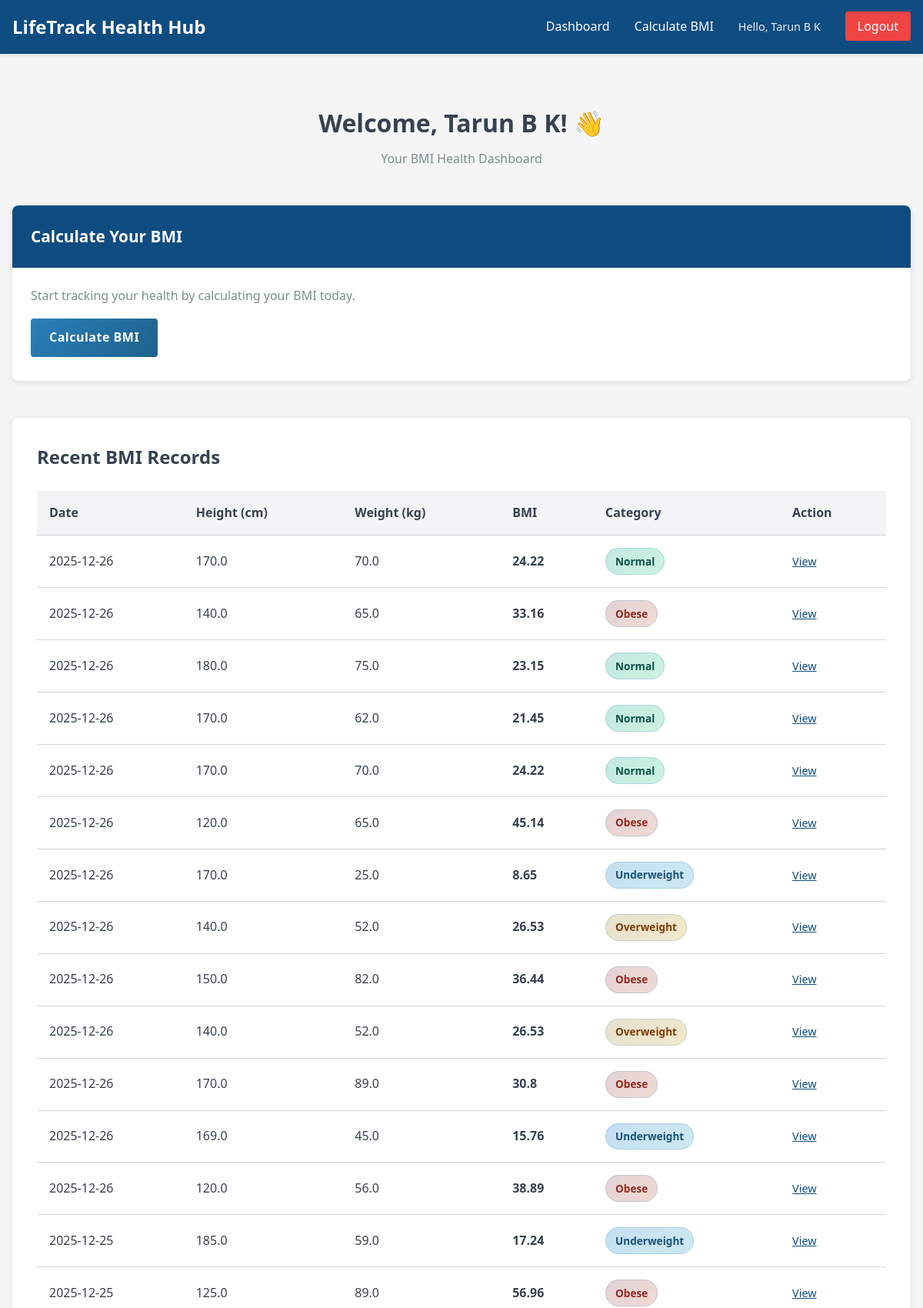
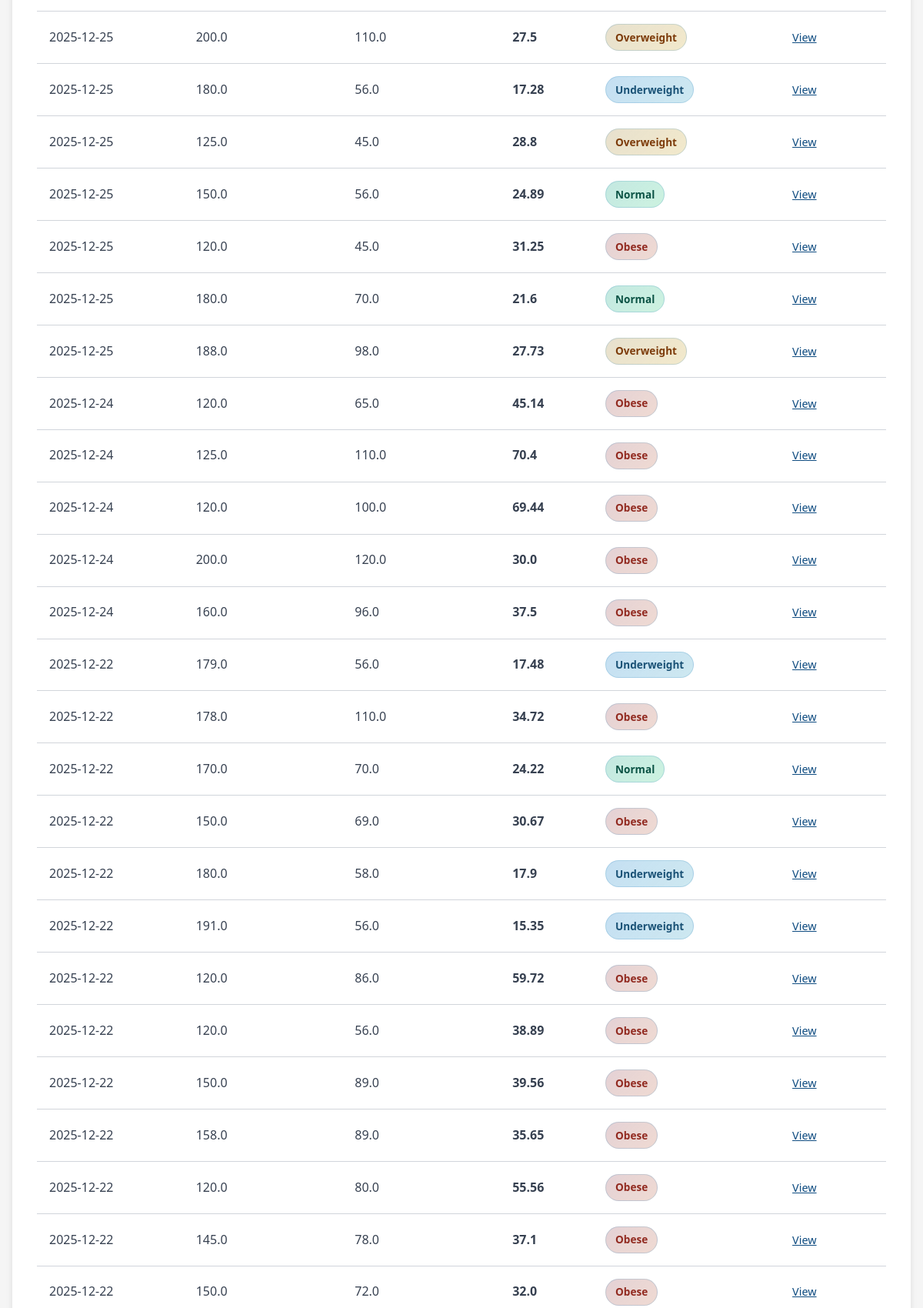
The app's page /dashboard (signed in, upper part) with its own data (2 pictures, top to bottom).
### tables this page shows
CREATE TABLE bmi_records (
            id INTEGER PRIMARY KEY AUTOINCREMENT,
            patient_id INTEGER NOT NULL,
            height REAL NOT NULL,
            weight REAL NOT NULL,
            bmi REAL NOT NULL,
            category TEXT NOT NULL,
            date TIMESTAMP DEFAULT CURRENT_TIMESTAMP, age INTEGER, gender TEXT,
            FOREIGN KEY (patient_id) REFERENCES users(id)
        );

### app.py (the view)
@app.route('/dashboard')
@login_required
def dashboard():
    db = get_db()
    cursor = db.cursor()
    cursor.execute(
        "SELECT * FROM bmi_records WHERE patient_id = ? AND date >= date('now', '-3 months') ORDER BY date DESC",
        (session['user_id'],)
    )
    records = cursor.fetchall()
    db.close()
    return render_template('dashboard.html', records=records)

### app.py (called while the page is built)
def get_db():
    db = sqlite3.connect(DATABASE)
    db.row_factory = sqlite3.Row
    return db

def login_required(f):
    @wraps(f)
    def decorated_function(*args, **kwargs):
        if 'user_id' not in session:
            return redirect(url_for('login'))
        return f(*args, **kwargs)
    return decorated_function

### templates/dashboard.html (shortened to what this page needs)
{% extends "base.html" %}
{% block content %}
<div class="dashboard-container">
    <div class="dashboard-header">
        <h1>Welcome, {{ session.get('user_name') }}! 👋</h1>
        <p>Your BMI Health Dashboard</p>
    </div>
    <div class="dashboard-grid">
        <div class="dashboard-card">
            <div class="card-header">
                <h2>Calculate Your BMI</h2>
            </div>
            <div class="card-body">
                <p>Start tracking your health by calculating your BMI today.</p>
                <a href="{{ url_for('bmi_calculator') }}" class="btn btn-primary">
                    Calculate BMI
                </a>
            </div>
        </div>
    </div>
    {% if records %}
    <div class="records-section">
        <h2>Recent BMI Records</h2>
        <div class="records-table">
            <table>
                <thead>
                    <tr>
                        <th>Date</th>
                        <th>Height (cm)</th>
                        <th>Weight (kg)</th>
                        <th>BMI</th>
                        <th>Category</th>
                        <th>Action</th>
                    </tr>
                </thead>
                <tbody>
                    {% for record in records %}
                    <tr>
                        <td>{{ record['date'][:10] }}</td>
                        <td>{{ record['height'] }}</td>
                        <td>{{ record['weight'] }}</td>
                        <td><strong>{{ record['bmi'] }}</strong></td>
                        <td>
                            <span class="badge badge-{{ record['category'].lower().replace(' ', '-') }}">
                                {{ record['category'] }}
                            </span>
                        </td>
                        <td>
                            <a href="{{ url_for('result', record_id=record['id']) }}" class="btn-link">View</a>
                        </td>
                    </tr>
                    {% endfor %}
                </tbody>
            </table>
        </div>
    </div>
    {% else %}
    <div class="no-records">
        <p>No BMI records yet. Start by calculating your BMI!</p>
    </div>
    {% endif %}
</div>
{% endblock %}

### static/css/style.css (style rules this page uses)
* { margin: 0; padding: 0; box-sizing: border-box; }
:root { --primary-color: #0F4C81; --secondary-color: #1BA098; --danger-color: #EF4444; --warning-color: #F59E0B; --info-color: #3B82F6; --light-gray: #F3F4F6; --dark-gray: #1F2937; --text-color: #374151; --border-color: #D1D5DB; --success-color: #10B981; --error-color: #EF4444; }
html, body { height: 100%; }
body { font-family: 'Segoe UI', Tahoma, Geneva, Verdana, sans-serif; line-height: 1.6; color: var(--text-color); background-color: #f5f5f5; }
a { text-decoration: none; color: var(--primary-color); transition: color 0.3s ease; }
.btn { padding: 0.75rem 1.5rem; border: none; border-radius: 4px; font-size: 1rem; cursor: pointer; transition: all 0.3s ease; display: inline-block; text-align: center; font-weight: 600; }
.btn-primary { background: linear-gradient(135deg, #2980b9 0%, #1f618d 100%); color: white; font-weight: 600; letter-spacing: 0.5px; position: relative; overflow: hidden; }
.btn-primary::before { content: ''; position: absolute; top: 0; left: -100%; width: 100%; height: 100%; background: linear-gradient(90deg, transparent, rgba(255, 255, 255, 0.2), transparent); transition: left 0.5s; }
.btn-link { background: none; border: none; cursor: pointer; color: var(--primary-color); padding: 0; text-decoration: underline; font-size: 0.9rem; }
.badge { background: linear-gradient(135deg, rgba(41, 128, 185, 0.1) 0%, rgba(46, 204, 113, 0.05) 100%); border: 1px solid rgba(41, 128, 185, 0.2); padding: 0.5rem 1rem; border-radius: 20px; font-size: 0.85rem; color: #1a4d6d; font-weight: 600; transition: all 0.3s ease; }
.dashboard-container { padding: 2rem 0; }
.dashboard-header { text-align: center; margin-bottom: 3rem; }
.dashboard-header h1 { font-size: 2rem; margin-bottom: 0.5rem; }
.dashboard-header p { color: #7f8c8d; }
.dashboard-grid { display: grid; grid-template-columns: repeat(auto-fit, minmax(300px, 1fr)); gap: 2rem; margin-bottom: 3rem; }
.dashboard-card { background: white; border-radius: 8px; box-shadow: 0 2px 8px rgba(0,0,0,0.1); overflow: hidden; transition: transform 0.3s ease, box-shadow 0.3s ease; }
.card-header { background-color: var(--primary-color); color: white; padding: 1.5rem; }
.card-header h2 { font-size: 1.3rem; margin: 0; }
.card-body { padding: 1.5rem; }
.card-body p { color: #7f8c8d; margin-bottom: 1rem; }
.records-section { background: white; border-radius: 8px; box-shadow: 0 2px 8px rgba(0,0,0,0.1); padding: 2rem; margin-top: 2rem; }
.records-section h2 { margin-bottom: 1.5rem; color: var(--text-color); }
.records-table { overflow-x: auto; }
table { width: 100%; border-collapse: collapse; }
table thead { background-color: var(--light-gray); }
table th, table td { padding: 1rem; text-align: left; border-bottom: 1px solid var(--border-color); }
table th { font-weight: 600; color: var(--text-color); }
.badge { display: inline-block; padding: 0.35rem 0.75rem; border-radius: 20px; font-size: 0.85rem; font-weight: 600; }
.badge-underweight { background-color: #d6eaf8; color: #1a5276; }
.badge-normal { background-color: #d5f4e6; color: #0b5345; }
.badge-overweight { background-color: #fdebd0; color: #7d3c0b; }
.badge-obese { background-color: #fadbd8; color: #922b21; }

### records on screen
bmi_records: date "2025-12-26", height "170.0", weight "70.0", bmi "24.22", category "Normal"
bmi_records: date "2025-12-26", height "140.0", weight "65.0", bmi "33.16", category "Obese"
bmi_records: date "2025-12-26", height "180.0", weight "75.0", bmi "23.15", category "Normal"
bmi_records: date "2025-12-26", height "170.0", weight "62.0", bmi "21.45", category "Normal"
bmi_records: date "2025-12-26", height "170.0", weight "70.0", bmi "24.22", category "Normal"
bmi_records: date "2025-12-26", height "120.0", weight "65.0", bmi "45.14", category "Obese"
bmi_records: date "2025-12-26", height "170.0", weight "25.0", bmi "8.65", category "Underweight"
bmi_records: date "2025-12-26", height "140.0", weight "52.0", bmi "26.53", category "Overweight"
bmi_records: date "2025-12-26", height "150.0", weight "82.0", bmi "36.44", category "Obese"
bmi_records: date "2025-12-26", height "140.0", weight "52.0", bmi "26.53", category "Overweight"
bmi_records: date "2025-12-26", height "170.0", weight "89.0", bmi "30.8", category "Obese"
bmi_records: date "2025-12-26", height "169.0", weight "45.0", bmi "15.76", category "Underweight"
bmi_records: date "2025-12-26", height "120.0", weight "56.0", bmi "38.89", category "Obese"
bmi_records: date "2025-12-25", height "185.0", weight "59.0", bmi "17.24", category "Underweight"
bmi_records: date "2025-12-25", height "125.0", weight "89.0", bmi "56.96", category "Obese"
bmi_records: date "2025-12-25", height "200.0", weight "110.0", bmi "27.5", category "Overweight"
bmi_records: date "2025-12-25", height "180.0", weight "56.0", bmi "17.28", category "Underweight"
bmi_records: date "2025-12-25", height "125.0", weight "45.0", bmi "28.8", category "Overweight"
bmi_records: date "2025-12-25", height "150.0", weight "56.0", bmi "24.89", category "Normal"
bmi_records: date "2025-12-25", height "120.0", weight "45.0", bmi "31.25", category "Obese"
bmi_records: date "2025-12-25", height "180.0", weight "70.0", bmi "21.6", category "Normal"
bmi_records: date "2025-12-25", height "188.0", weight "98.0", bmi "27.73", category "Overweight"
bmi_records: date "2025-12-24", height "120.0", weight "65.0", bmi "45.14", category "Obese"
bmi_records: date "2025-12-24", height "125.0", weight "110.0", bmi "70.4", category "Obese"
bmi_records: date "2025-12-24", height "120.0", weight "100.0", bmi "69.44", category "Obese"
bmi_records: date "2025-12-24", height "200.0", weight "120.0", bmi "30.0", category "Obese"
bmi_records: date "2025-12-24", height "160.0", weight "96.0", bmi "37.5", category "Obese"
bmi_records: date "2025-12-22", height "179.0", weight "56.0", bmi "17.48", category "Underweight"
bmi_records: date "2025-12-22", height "178.0", weight "110.0", bmi "34.72", category "Obese"
bmi_records: date "2025-12-22", height "170.0", weight "70.0", bmi "24.22", category "Normal"
bmi_records: date "2025-12-22", height "150.0", weight "69.0", bmi "30.67", category "Obese"
bmi_records: date "2025-12-22", height "180.0", weight "58.0", bmi "17.9", category "Underweight"
bmi_records: date "2025-12-22", height "191.0", weight "56.0", bmi "15.35", category "Underweight"
bmi_records: date "2025-12-22", height "120.0", weight "86.0", bmi "59.72", category "Obese"
bmi_records: date "2025-12-22", height "120.0", weight "56.0", bmi "38.89", category "Obese"
bmi_records: date "2025-12-22", height "150.0", weight "89.0", bmi "39.56", category "Obese"
bmi_records: date "2025-12-22", height "158.0", weight "89.0", bmi "35.65", category "Obese"
bmi_records: date "2025-12-22", height "120.0", weight "80.0", bmi "55.56", category "Obese"
bmi_records: date "2025-12-22", height "145.0", weight "78.0", bmi "37.1", category "Obese"
bmi_records: date "2025-12-22", height "150.0", weight "72.0", bmi "32.0", category "Obese"

### other values on screen
{{ session.get('user_name') }} "Tarun B K"
